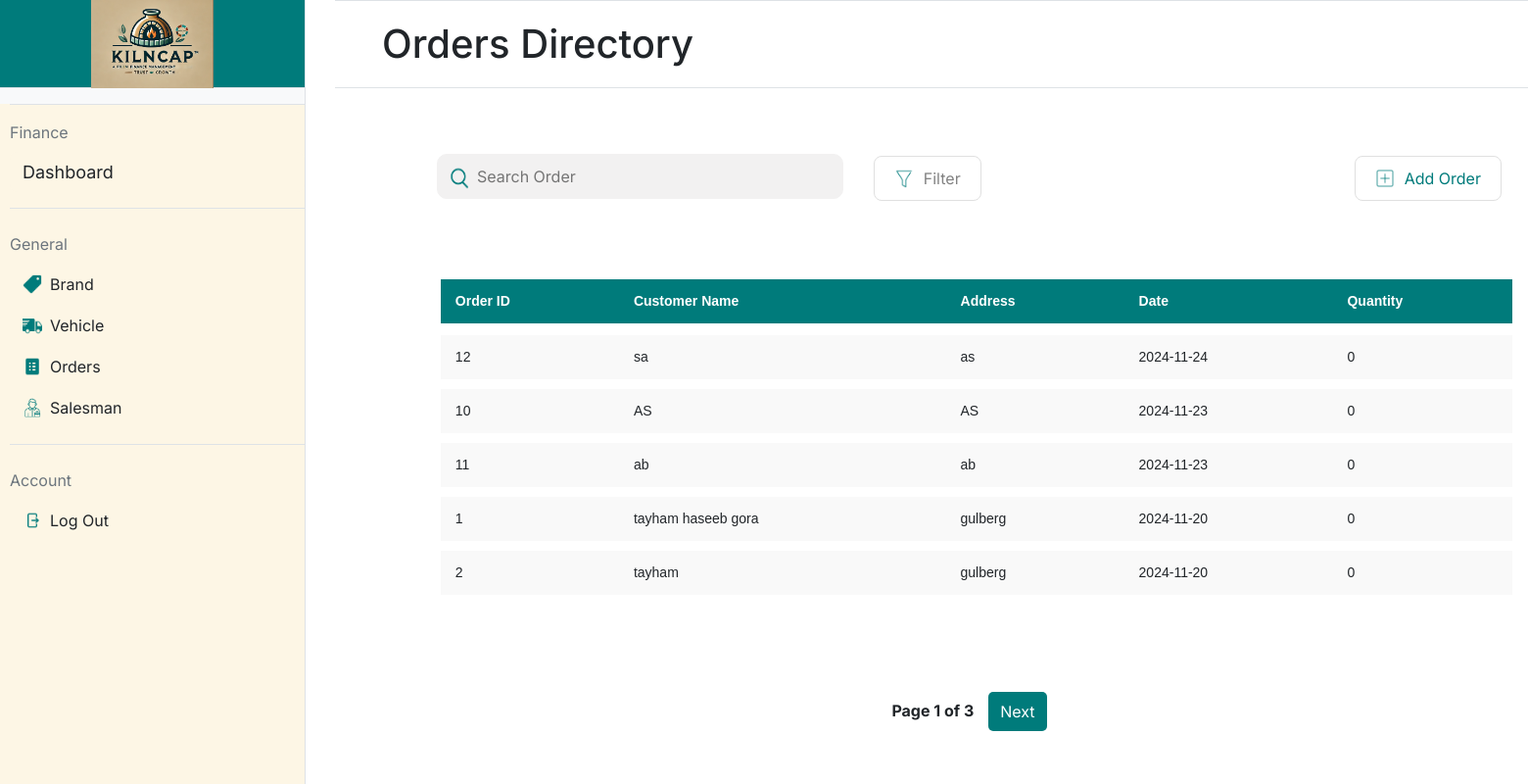
The page /orders on the database its author committed.
### app.py (models this page shows, shortened)
class Order(db.Model):
    __tablename__ = 'orders'
    id = db.Column(db.Integer, primary_key=True)
    customer_name = db.Column(db.String(50), nullable=False)
    contact = db.Column(db.String(15), nullable=False)  # Customer contact number
    address = db.Column(db.String(150), nullable=False)  # Delivery address
    vehicle_reg_number = db.Column(db.String(20), nullable=True)  # Vehicle registration number
    vehicle_rent = db.Column(db.Float, nullable=True)  # Rent cost of the vehicle
    labor_cost = db.Column(db.Float, nullable=True)  # Cost of labor
    salesman_name = db.Column(db.String(50), nullable=True)  # Salesperson name
    date = db.Column(db.Date, nullable=False, default=datetime.utcnow)  # Order date
    items = db.relationship('Item', backref='order', cascade="all, delete-orphan")  # Relationship to Item

### app.py (the view)
@app.route('/orders', methods=['GET'])
def orders():
    page = request.args.get('page', 1, type=int)  # Get the current page number, default is 1
    per_page = 5  # Number of orders per page
    orders_paginated = Order.query.order_by(Order.date.desc()).paginate(page=page, per_page=per_page)
    return render_template('orders.html', orders=orders_paginated.items, pagination=orders_paginated)

### templates/orders.html (shortened to what this page needs)
{% extends "base.html" %}
{% block title %}
    <link rel="stylesheet" href="static/orders.css">
{% endblock %}
{% block mainheading %}
Orders Directory
{% endblock %}
{% block maincontent %}
    <div>
        <table style="padding-left: 5.5%;">
            <form action="{{ url_for('orders_list_buttons') }}" method="post">
                <td style="width:40%; padding-left: 85px;">
                    <div style="position: relative; width: 100%;">
                        <img src="/static/icons/search-icon.png"
                             alt="Search Icon"
                             style="position: absolute; left: 7px; top: 60%; transform: translateY(-50%); width: 30px; height: 30px;">
                        <input type="text"
                               placeholder="Search Order"
                               style="width: 100%; padding-left: 40px;">
                    </div>
                </td>
                <td style="width:10%;padding-left: 30px;padding-top:15px">
                    <button class="styled-button" name="button" value="filter_order">
                        <img src="/static/icons/filter-icon.png" alt="Icon" class="button-icon">
                        Filter
                    </button>
                </td>
                <td style="padding-left: 380px;padding-top:15px">
                    <button class="styled-button" name="button" value="add_order">
                        <img src="/static/icons/add-icon.png" alt="Icon" class="button-icon">
                        <div style="color:#007B7B">Add Order</div>
                    </button>
                </td>
            </form>
        </table>
    <div style="padding: 5.5%;">
        <table class="styled-table" style="padding-left: 20px; width: 100%; border-collapse: separate; border-spacing: 0 10px;" >
            <thead>
                <tr>
                    <th>Order ID</th>
                    <th>Customer Name</th>
                    <th>Address</th>
                    <th>Date</th>
                    <th>Quantity</th>
                </tr>
            </thead>
            <tbody>
                {% for order in orders %}
                <tr data-url="{{ url_for('order_details', order_id=order.id) }}" onclick="redirectToDetails(this)" style="cursor: pointer;">
                    <td>{{ order.id }}</td>
                    <td>{{ order.customer_name }}</td>
                    <td>{{ order.address }}</td>
                    <td>{{ order.date.strftime('%Y-%m-%d') }}</td>
                    <td>
                        {% set total_quantity = 0 %}
                        {% for item in order.items %}
                            {% set total_quantity = total_quantity + item.quantity %}
                        {% endfor %}
                        {{ total_quantity }}
                    </td>
                </tr>
                {% endfor %}
            </tbody>
        </table>
    </div>
    <div class="pagination">
        <span style="padding-top: 7px;">Page {{ pagination.page }} of {{ pagination.pages }}</span>
        {% if pagination.has_next %}
        <a href="{{ url_for('orders', page=pagination.next_num) }}">Next</a>
        {% endif %}
    </div>
    </div>
{% endblock %}

### static/styles.css (style rules this page uses)
body { font-family:'Inter'; margin: 0; height: 100vh; display: flex; }
input[type="text"], input[type="password"] { width: 100%; padding: 10px; margin-top: 10px; background-color:#F2F1F1 ; border: 1px solid #F2F1F1; border-radius: 10px; }

### static/orders.css (style rules this page uses)
body { font-family:'Inter'; margin: 0; height: 100vh; display: flex; }
.styled-button { display: flex; align-items: center; padding: 10px 20px; font-size: 16px; background-color: #FFFFFF; color: #828282; border: 1px #E0E0E0 solid; border-radius: 8px; cursor: pointer; outline: none; }
.button-icon { height: 20px; margin-right: 10px; }
.styled-table { width: 500px; border-collapse: separate; border-spacing: 0 10px; font-family: Arial, sans-serif; font-size: 14px; }
.styled-table thead tr { background-color: #007B7B; color: white; text-align: left; height: 40px; }
.styled-table th, .styled-table td { padding: 12px 15px; }
.styled-table tbody tr { background-color: #f9f9f9; border-bottom: 1px solid #dddddd; }
.styled-table tbody tr:last-of-type { border-bottom: none; }
.styled-table th { border-bottom: 2px solid white; font-weight: bold; }
.pagination { display: flex; justify-content: center; margin: 20px 0; }
.pagination a { margin: 0 5px; padding: 8px 12px; text-decoration: none; color: white; background-color: #007B7B; border-radius: 5px; }
.pagination span { margin: 0 10px; font-weight: bold; }

### rows shown on the page
Order: id "12", customer_name "sa", address "as", date "2024-11-24", total_quantity "0"
Order: id "10", customer_name "AS", address "AS", date "2024-11-23", total_quantity "0"
Order: id "11", customer_name "ab", address "ab", date "2024-11-23", total_quantity "0"
Order: id "1", customer_name "tayham haseeb gora", address "gulberg", date "2024-11-20", total_quantity "0"
Order: id "2", customer_name "tayham", address "gulberg", date "2024-11-20", total_quantity "0"

### other values the page prints
{{ pagination.page }} "1"
{{ pagination.pages }} "3"
